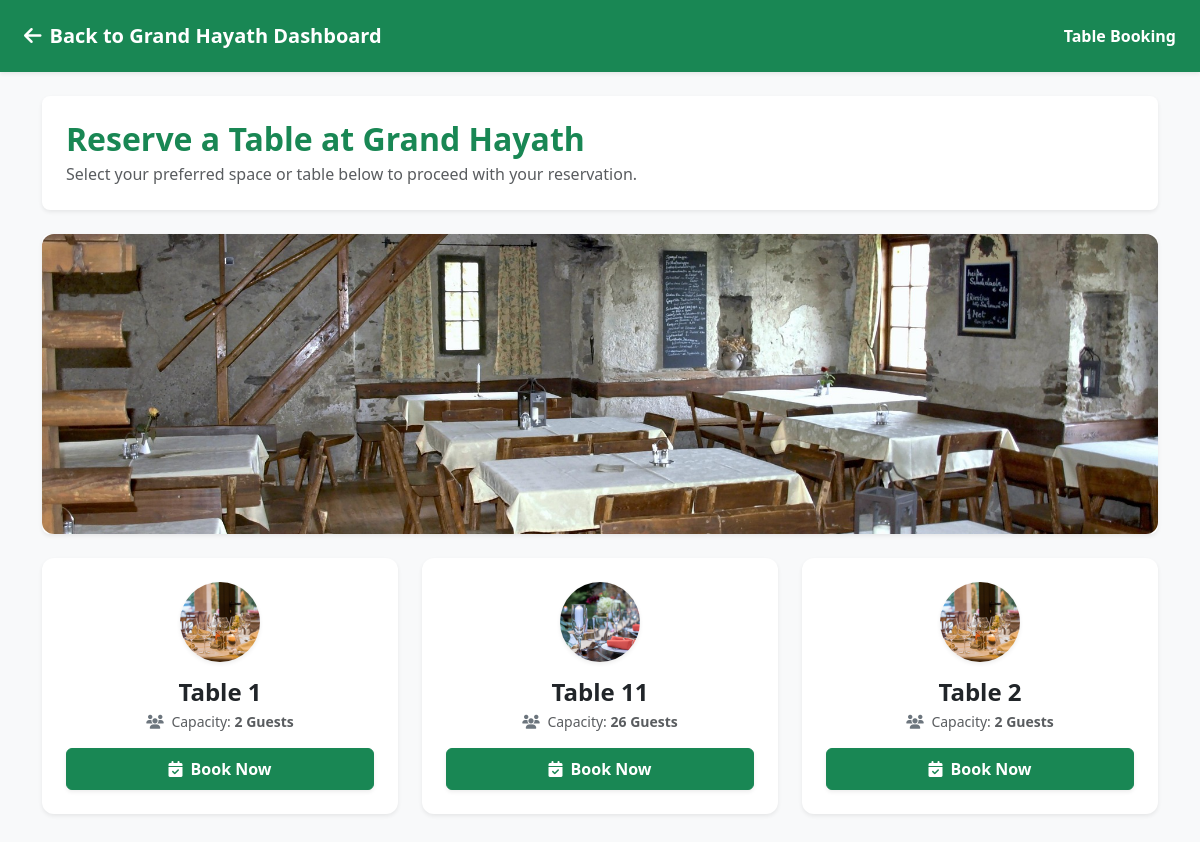
The page /customer/restaurant/13/table-booking/ (signed in) on the database its author committed.
### restaurants/models.py (models this page shows, shortened)
class Restaurant(models.Model):
    user = models.OneToOneField(User, on_delete=models.CASCADE, null=True, blank=True)
    business_name = models.CharField(max_length=255)
    slug = models.SlugField(unique=True, blank=True)
    owner_name = models.CharField(max_length=255)
    email = models.EmailField(unique=True)
    phone_number = models.CharField(max_length=20)
    pan_card = models.CharField(max_length=50, blank=True, null=True)
    gst_number = models.CharField(max_length=50, blank=True, null=True)
    fssai_license = models.CharField(max_length=50, blank=True, null=True)
    bank_account = models.CharField(max_length=50, blank=True, null=True)
    ifsc_code = models.CharField(max_length=20, blank=True, null=True)
    pan_document = models.FileField(upload_to='kyc_docs/', blank=True, null=True)
    gst_document = models.FileField(upload_to='kyc_docs/', blank=True, null=True)
    fssai_document = models.FileField(upload_to='kyc_docs/', blank=True, null=True)
    outside_view = models.ImageField(upload_to='restaurant_images/', blank=True, null=True)
    inside_view = models.ImageField(upload_to='restaurant_images/', blank=True, null=True)
    table_images = models.ImageField(upload_to='restaurant_images/', blank=True, null=True)
    room_images = models.ImageField(upload_to='restaurant_images/', blank=True, null=True)
    banquet_images = models.ImageField(upload_to='restaurant_images/', blank=True, null=True)
    rooftop_images = models.ImageField(upload_to='restaurant_images/', blank=True, null=True)
    bar_images = models.ImageField(upload_to='restaurant_images/', blank=True, null=True)
    is_verified = models.BooleanField(default=False)
    is_accepting_orders = models.BooleanField(default=True)
    created_at = models.DateTimeField(auto_now_add=True)

class Space(models.Model):
    SPACE_TYPES = [
        ('table', 'Dining Table'),
        ('room', 'Hotel Room'),
        ('banquet', 'Banquet Hall'),
        ('rooftop', 'Rooftop Space'),
        ('bar', 'Bar Seating'),
    ]
    restaurant = models.ForeignKey(Restaurant, on_delete=models.CASCADE, related_name='spaces')
    name = models.CharField(max_length=100)
    space_type = models.CharField(max_length=50, choices=SPACE_TYPES, default='table')
    capacity = models.PositiveIntegerField(default=4)
    price_per_slot = models.DecimalField(max_digits=8, decimal_places=2, default=0.00)
    image = models.ImageField(upload_to='spaces/', blank=True, null=True)
    is_available = models.BooleanField(default=True)
    description = models.TextField(blank=True)

### restaurants/views.py (the view, shortened to what this page needs)
# urls.py: path('customer/restaurant/<int:restaurant_id>/table-booking/', views.customer_table_booking, name='customer_table_booking'),
@never_cache
@login_required
def customer_table_booking(request, restaurant_id):
    restaurant = get_object_or_404(Restaurant, id=restaurant_id)
    spaces = Space.objects.filter(restaurant=restaurant, space_type='table')
    context = {
        'restaurant': restaurant,
        'spaces': spaces,
    }
    return render(request, 'restaurants/customer_table_booking.html', context)

### templates/restaurants/customer_table_booking.html (shortened to what this page needs)
<!DOCTYPE html>
<html lang="en">
<head>
    <link href="https://cdn.jsdelivr.net/npm/bootstrap@5.3.0/dist/css/bootstrap.min.css" rel="stylesheet">
    <link rel="stylesheet" href="https://cdnjs.cloudflare.com/ajax/libs/font-awesome/6.4.0/css/all.min.css">
</head>
<body class="bg-light">
    <nav class="navbar navbar-dark bg-success shadow-sm py-3">
        <div class="container-fluid px-4">
            <a class="navbar-brand fw-bold text-white text-decoration-none" href="{% url 'customer_restaurant_view' restaurant.id %}">
                <i class="fas fa-arrow-left me-2"></i>Back to {{ restaurant.business_name }} Dashboard
            </a>
            <span class="text-white fw-semibold">Table Booking</span>
        </div>
    </nav>
    <div class="container py-4">
        <div class="card border-0 shadow-sm p-4 mb-4 bg-white rounded-3">
            <h2 class="fw-bold text-success mb-1">Reserve a Table at {{ restaurant.business_name }}</h2>
            <p class="text-muted mb-0">Select your preferred space or table below to proceed with your reservation.</p>
        </div>
        {% if restaurant.inside_view %}
        <div class="card border-0 shadow-sm mb-4 bg-white rounded-3 overflow-hidden">
            <img src="{{ restaurant.inside_view.url }}" class="w-100 restaurant-banner" alt="{{ restaurant.business_name }}">
        </div>
        {% endif %}
        <div class="row g-4 mb-5">
            {% for space in spaces %}
                <div class="col-md-4">
                    <div class="card table-card shadow-sm border-0 p-4 bg-white text-center">
                        {% if space.image %}
                            <img src="{{ space.image.url }}" class="rounded-circle mx-auto mb-3 object-fit-cover shadow-sm" style="width: 80px; height: 80px;" alt="{{ space.name }}">
                        {% else %}
                            <div class="bg-light rounded-circle d-inline-flex p-3 mx-auto mb-3 text-success">
                                <i class="fas fa-chair fa-2x"></i>
                            </div>
                        {% endif %}
                        <h4 class="fw-bold text-dark mb-1">Table {{ space.number|default:space.name }}</h4>
                        <p class="text-muted small mb-3"><i class="fas fa-users me-1 text-secondary"></i> Capacity: <strong>{{ space.capacity|default:4 }} Guests</strong></p>
                        <button class="btn btn-success w-100 py-2 fw-bold shadow-sm" data-bs-toggle="modal" data-bs-target="#tableBookingModal"
                                onclick="openTableModal('{{ space.id }}', '{{ space.number|default:space.name }}', '{{ space.capacity|default:4 }}', '{% if space.image %}{{ space.image.url }}{% endif %}')">
                            <i class="fas fa-calendar-check me-1"></i> Book Now
                        </button>
                    </div>
                </div>
            {% empty %}
                <div class="col-12">
                    <div class="alert alert-warning text-center py-4 border-0 shadow-sm">
                        No tables are currently available for reservation.
                    </div>
                </div>
            {% endfor %}
        </div>
    </div>
</body>
</html>

### templates/restaurants/customer_table_booking.html (style rules this page uses)
.table-card { transition: transform 0.2s; border-radius: 12px; }
.restaurant-banner { height: 300px; object-fit: cover; border-radius: 12px; }

### rows shown on the page
Restaurant: business_name "Grand Hayath", inside_view (picture)
Space: image (picture), number "1", capacity "2"
Space: image (picture), number "11", capacity "26"
Space: image (picture), number "2", capacity "2"
